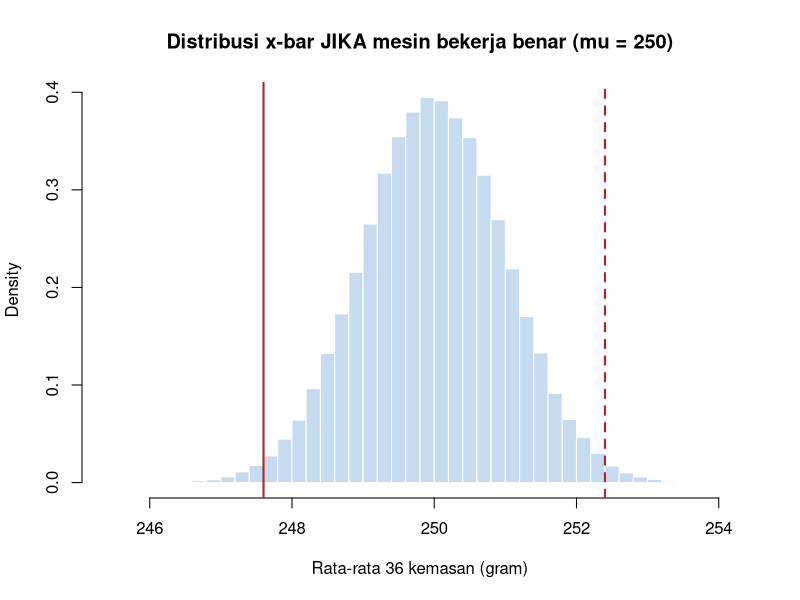
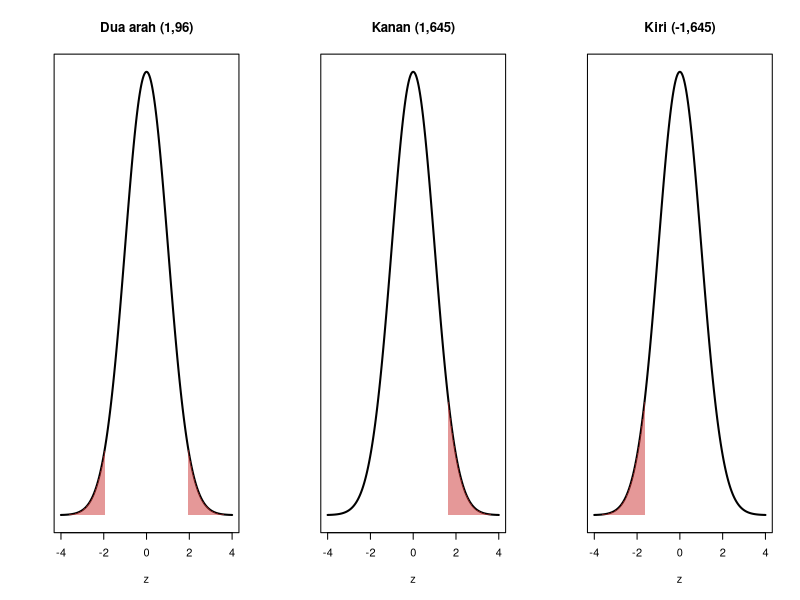
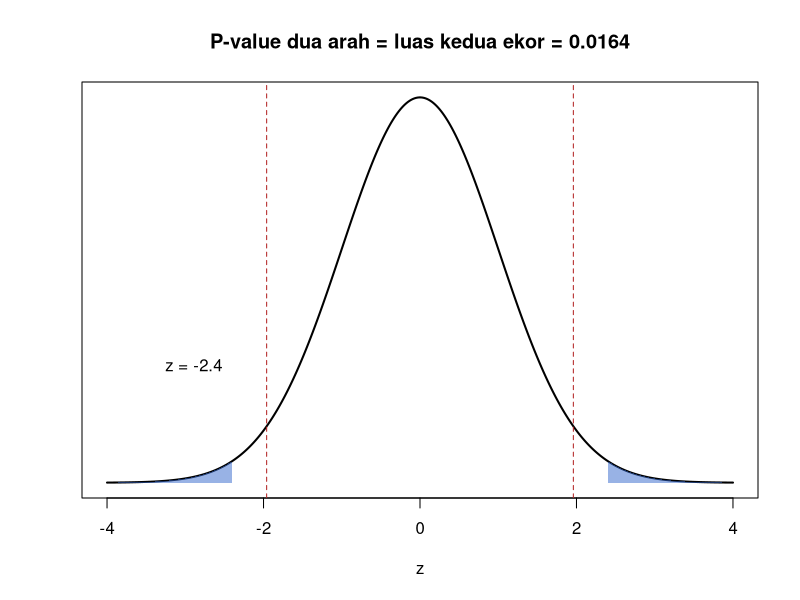
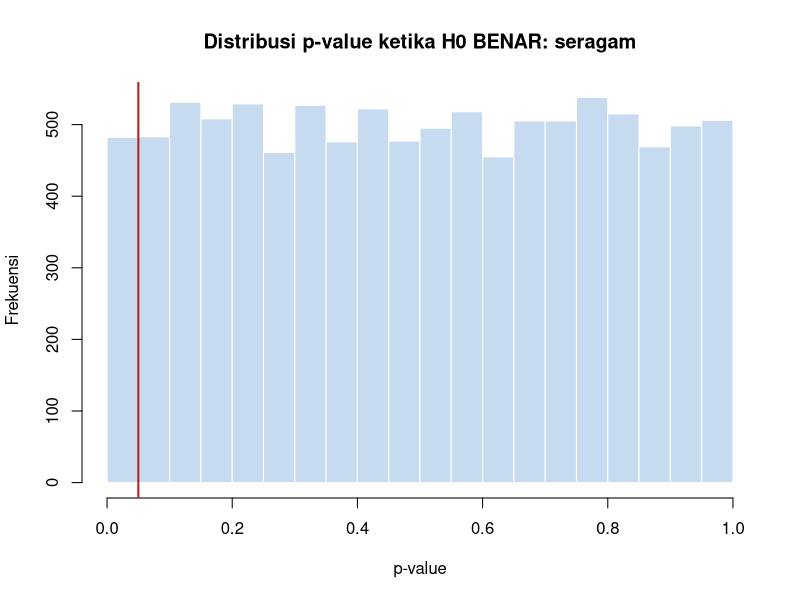
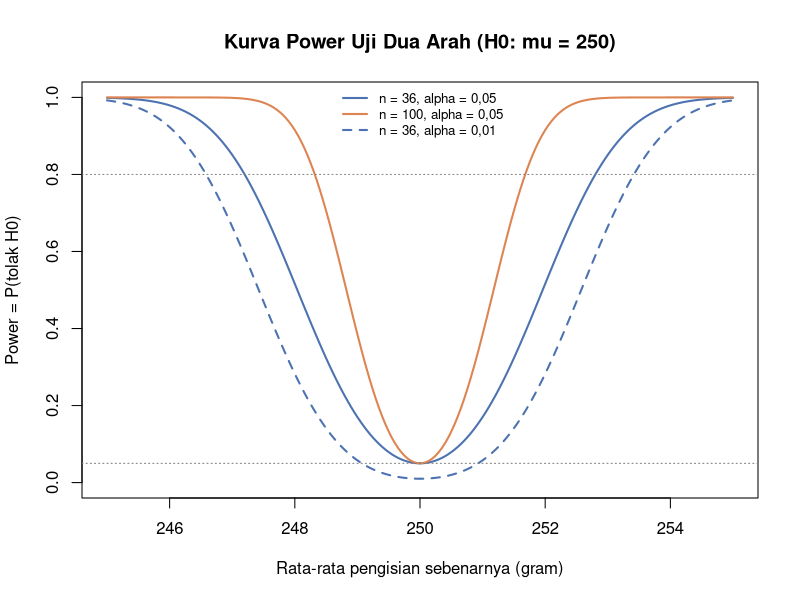

Source code (R) for these figures, in order:
## ---- chunk 1
knitr::opts_chunk$set(
  echo = TRUE, message = FALSE, warning = FALSE,
  fig.align = "center", fig.width = 7, fig.height = 4.5, fig.pos = "H"
)
options(width = 80)
library(knitr)   # kable() sudah terpasang bersama rmarkdown
## ---- chunk 2
mu0 <- 250; sigma <- 6; n <- 36; xbar <- 247.6
se <- sigma / sqrt(n)

set.seed(10)
xbar_jika_H0 <- replicate(100000, mean(rnorm(n, mu0, sigma)))

hist(xbar_jika_H0, breaks = 60, col = "#c6dbef", border = "white", freq = FALSE,
     main = "Distribusi x-bar JIKA mesin bekerja benar (mu = 250)",
     xlab = "Rata-rata 36 kemasan (gram)")
abline(v = c(xbar, 2 * mu0 - xbar), col = "firebrick", lwd = 2, lty = c(1, 2))
## ---- chunk 3
mean(abs(xbar_jika_H0 - mu0) >= abs(xbar - mu0))   # seberapa sering selisih sebesar ini terjadi
## ---- chunk 4
z_hitung <- (xbar - mu0) / se
z_hitung
## ---- chunk 5
alpha <- 0.05
c(Dua_arah = qnorm(1 - alpha / 2), Kanan = qnorm(1 - alpha), Kiri = qnorm(alpha))
## ---- chunk 6
gambar_daerah <- function(arah, judul, alpha = 0.05) {
  x <- seq(-4, 4, length.out = 400)
  plot(x, dnorm(x), type = "l", lwd = 2, main = judul, xlab = "z", ylab = "", yaxt = "n")
  arsir <- function(a, b) polygon(c(a, seq(a, b, length.out = 100), b),
                                  c(0, dnorm(seq(a, b, length.out = 100)), 0),
                                  col = rgb(0.8, 0.2, 0.2, 0.5), border = NA)
  if (arah == "dua")   { k <- qnorm(1 - alpha / 2); arsir(-4, -k); arsir(k, 4) }
  if (arah == "kanan") { k <- qnorm(1 - alpha); arsir(k, 4) }
  if (arah == "kiri")  { k <- qnorm(alpha); arsir(-4, k) }
}

par(mfrow = c(1, 3))
gambar_daerah("dua",   "Dua arah (1,96)")
gambar_daerah("kanan", "Kanan (1,645)")
gambar_daerah("kiri",  "Kiri (-1,645)")
par(mfrow = c(1, 1))
## ---- chunk 7
p_dua <- 2 * (1 - pnorm(abs(z_hitung)))
p_dua
## ---- chunk 8
x <- seq(-4, 4, length.out = 400)
plot(x, dnorm(x), type = "l", lwd = 2, xlab = "z", ylab = "", yaxt = "n",
     main = paste0("P-value dua arah = luas kedua ekor = ", round(p_dua, 4)))
for (bts in list(c(-4, -abs(z_hitung)), c(abs(z_hitung), 4))) {
  xs <- seq(bts[1], bts[2], length.out = 100)
  polygon(c(bts[1], xs, bts[2]), c(0, dnorm(xs), 0),
          col = rgb(0.2, 0.4, 0.8, 0.5), border = NA)
}
abline(v = c(-1.96, 1.96), lty = 2, col = "firebrick")
text(z_hitung, 0.12, labels = paste0("z = ", round(z_hitung, 2)), pos = 2)
## ---- chunk 9
uji_z <- function(xbar, mu0, sigma, n, arah = c("dua", "kanan", "kiri"), alpha = 0.05) {
  arah <- match.arg(arah)
  z <- (xbar - mu0) / (sigma / sqrt(n))
  p <- switch(arah,
              dua   = 2 * (1 - pnorm(abs(z))),
              kanan = 1 - pnorm(z),
              kiri  = pnorm(z))
  kritis <- switch(arah,
                   dua   = qnorm(1 - alpha / 2),
                   kanan = qnorm(1 - alpha),
                   kiri  = qnorm(alpha))
  data.frame(z = round(z, 4), z_kritis = round(kritis, 4), p_value = signif(p, 4),
             keputusan = ifelse(p <= alpha, "Tolak H0", "Gagal menolak H0"))
}
## ---- chunk 10
uji_z(xbar = 247.6, mu0 = 250, sigma = 6, n = 36, arah = "dua")
## ---- chunk 11
contoh2 <- uji_z(xbar = 50.1, mu0 = 48, sigma = 10, n = 50, arah = "kanan")
contoh2
## ---- chunk 12
ci <- 247.6 + c(-1, 1) * qnorm(0.975) * 6 / sqrt(36)
round(ci, 3)

250 >= ci[1] & 250 <= ci[2]   # FALSE -> 250 di luar selang -> konsisten dengan "tolak H0"
## ---- chunk 13
set.seed(101)
p_values_H0 <- replicate(10000, {
  x <- rnorm(36, mean = 250, sd = 6)
  z <- (mean(x) - 250) / (6 / 6)
  2 * (1 - pnorm(abs(z)))
})
mean(p_values_H0 <= 0.05)   # proporsi kesalahan Tipe I

hist(p_values_H0, breaks = 20, col = "#c6dbef", border = "white",
     main = "Distribusi p-value ketika H0 BENAR: seragam",
     xlab = "p-value", ylab = "Frekuensi")
abline(v = 0.05, col = "firebrick", lwd = 2)
## ---- chunk 14
power_sim <- function(mu_benar, n, alpha = 0.05, B = 5000) {
  mean(replicate(B, {
    z <- (mean(rnorm(n, mu_benar, 6)) - 250) / (6 / sqrt(n))
    2 * (1 - pnorm(abs(z))) <= alpha
  }))
}

power_teori <- function(mu_benar, n, alpha = 0.05) {
  k <- qnorm(1 - alpha / 2); d <- (mu_benar - 250) / (6 / sqrt(n))
  pnorm(-k - d) + 1 - pnorm(k - d)
}

set.seed(102)
c(Power_simulasi = power_sim(248, 36),
  Power_teori    = round(power_teori(248, 36), 4),
  Beta_teori     = round(1 - power_teori(248, 36), 4))
## ---- chunk 15
mu_seq <- seq(245, 255, by = 0.05)
plot(mu_seq, power_teori(mu_seq, 36), type = "l", lwd = 2, col = "#4C72B0", ylim = c(0, 1),
     xlab = "Rata-rata pengisian sebenarnya (gram)", ylab = "Power = P(tolak H0)",
     main = "Kurva Power Uji Dua Arah (H0: mu = 250)")
lines(mu_seq, power_teori(mu_seq, 100), lwd = 2, col = "#DD8452")
lines(mu_seq, power_teori(mu_seq, 36, alpha = 0.01), lwd = 2, lty = 2, col = "#4C72B0")
abline(h = c(0.05, 0.8), lty = 3, col = "grey50")
legend("top", bty = "n", lwd = 2, lty = c(1, 1, 2),
       col = c("#4C72B0", "#DD8452", "#4C72B0"), cex = 0.8,
       legend = c("n = 36, alpha = 0,05", "n = 100, alpha = 0,05", "n = 36, alpha = 0,01"))
## ---- chunk 16
n_power <- function(delta, sigma, alpha = 0.05, power = 0.80) {
  ceiling(((qnorm(1 - alpha / 2) + qnorm(power)) * sigma / delta)^2)
}
n_power(delta = 2, sigma = 6)   # sampel agar selisih 2 gram terdeteksi dengan power 80%
## ---- chunk 17
kable(rbind(
  "n = 36"      = uji_z(xbar = 249.8, mu0 = 250, sigma = 6, n = 36),
  "n = 100.000" = uji_z(xbar = 249.8, mu0 = 250, sigma = 6, n = 100000)
), caption = "Selisih 0,2 gram: tidak signifikan vs sangat signifikan")
## ---- chunk 18
k <- c(1, 5, 10, 20, 50)
data.frame(Banyak_uji = k,
           P_minimal_satu_false_positive = round(1 - (1 - 0.05)^k, 3))
## ---- chunk 19
set.seed(103)
# 20 "fitur" acak tanpa hubungan apa pun dengan target, masing-masing diuji
p20 <- replicate(20, {
  x <- rnorm(30, 0, 1)
  2 * (1 - pnorm(abs(mean(x) / (1 / sqrt(30)))))
})
sum(p20 <= 0.05)
## ---- chunk 20
sum(p20 <= 0.05 / 20)
p.adjust(sort(p20)[1:3], method = "bonferroni", n = 20)
## ---- chunk 21
set.seed(2026)
tss <- round(rnorm(30, mean = 54, sd = 12), 1)
round(c(n = length(tss), Mean = mean(tss), SD = sd(tss), Median = median(tss)), 2)
## ---- chunk 22
hasil_tss <- rbind(
  "A: H1 mu > 50 (melanggar)" = uji_z(mean(tss), 50, sigma = 12, n = 30, arah = "kanan"),
  "B: H1 mu < 50 (patuh)"     = uji_z(mean(tss), 50, sigma = 12, n = 30, arah = "kiri")
)
kable(hasil_tss, caption = "Data yang sama, dua rumusan hipotesis")
## ---- chunk 23
# Power rumusan A untuk mendeteksi pelanggaran nyata sebesar 5 mg/L (mu = 55)
power_kanan <- function(mu_benar, mu0, sigma, n, alpha = 0.05)
  1 - pnorm(qnorm(1 - alpha) - (mu_benar - mu0) / (sigma / sqrt(n)))

round(c(Power_n30 = power_kanan(55, 50, 12, 30),
        Power_n60 = power_kanan(55, 50, 12, 60)), 3)
## ---- chunk 24
set.seed(3)
umur <- round(rnorm(40, mean = 19.3, sd = 2.5), 1)
round(c(n = length(umur), Mean = mean(umur), SD = sd(umur)), 3)
## ---- chunk 25
hasil_lat <- uji_z(mean(umur), mu0 = 20, sigma = 2.5, n = 40, arah = "kiri")
hasil_lat
## ---- chunk 26
hasil_lat01 <- uji_z(mean(umur), mu0 = 20, sigma = 2.5, n = 40, arah = "kiri", alpha = 0.01)
hasil_lat01
## ---- chunk 27
power_kiri <- function(mu_benar, mu0, sigma, n, alpha = 0.05)
  pnorm(qnorm(alpha) - (mu_benar - mu0) / (sigma / sqrt(n)))

round(power_kiri(19, 20, 2.5, 40), 3)

ceiling(((qnorm(0.95) + qnorm(0.90)) * 2.5 / 1)^2)   # n satu arah, power 90%
## ---- chunk 28
# Kunci jawaban:
2 * (1 - pnorm(1.80))   # 0.0719 -> gagal tolak (0.05), tolak (0.10)
1 - pnorm(1.80)         # 0.0359 -> tolak pada 0.05 (jika arah kanan ditetapkan SEBELUM melihat data)
## ---- chunk 29
# Kunci jawaban:
1 - 0.95^15   # sekitar 0.537 -> lebih dari separuh kemungkinan ada "temuan" palsu
0.05 / 15     # batas Bonferroni = 0.0033; p = 0.03 > 0.0033 -> TIDAK signifikan setelah koreksi
